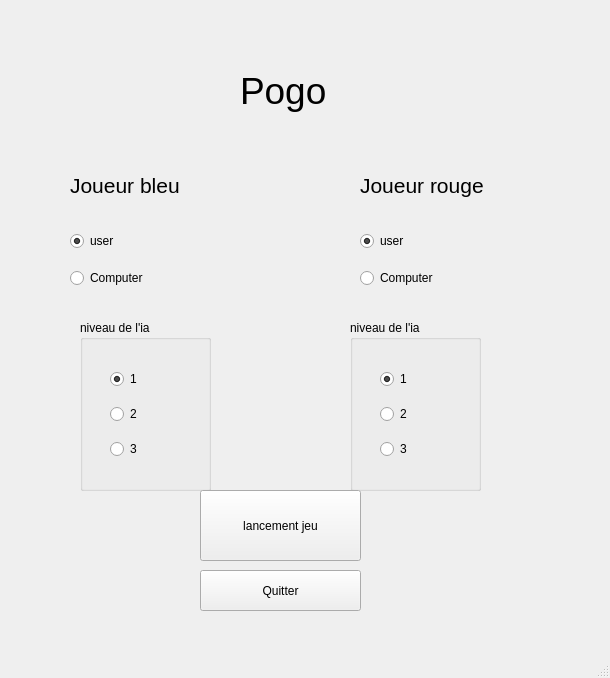
<?xml version="1.0" encoding="UTF-8"?>
<ui version="4.0">
 <class>MainWindow</class>
 <widget class="QMainWindow" name="MainWindow">
  <property name="geometry">
   <rect>
    <x>0</x>
    <y>0</y>
    <width>610</width>
    <height>678</height>
   </rect>
  </property>
  <property name="windowTitle">
   <string>MainWindow</string>
  </property>
  <widget class="QWidget" name="centralwidget">
   <widget class="QLabel" name="label">
    <property name="geometry">
     <rect>
      <x>240</x>
      <y>20</y>
      <width>111</width>
      <height>141</height>
     </rect>
    </property>
    <property name="font">
     <font>
      <pointsize>28</pointsize>
     </font>
    </property>
    <property name="text">
     <string>Pogo</string>
    </property>
   </widget>
   <widget class="QLabel" name="label_2">
    <property name="geometry">
     <rect>
      <x>70</x>
      <y>150</y>
      <width>161</width>
      <height>71</height>
     </rect>
    </property>
    <property name="font">
     <font>
      <pointsize>16</pointsize>
     </font>
    </property>
    <property name="text">
     <string>Joueur bleu</string>
    </property>
   </widget>
   <widget class="QLabel" name="label_3">
    <property name="geometry">
     <rect>
      <x>360</x>
      <y>150</y>
      <width>181</width>
      <height>71</height>
     </rect>
    </property>
    <property name="font">
     <font>
      <pointsize>16</pointsize>
     </font>
    </property>
    <property name="text">
     <string>Joueur rouge</string>
    </property>
   </widget>
   <widget class="QWidget" name="verticalLayoutWidget">
    <property name="geometry">
     <rect>
      <x>70</x>
      <y>220</y>
      <width>160</width>
      <height>80</height>
     </rect>
    </property>
    <layout class="QVBoxLayout" name="verticalLayout">
     <item>
      <widget class="QRadioButton" name="radioButton">
       <property name="text">
        <string>user</string>
       </property>
       <property name="checked">
        <bool>true</bool>
       </property>
      </widget>
     </item>
     <item>
      <widget class="QRadioButton" name="radioButton_2">
       <property name="text">
        <string>Computer</string>
       </property>
       <property name="checked">
        <bool>false</bool>
       </property>
      </widget>
     </item>
    </layout>
   </widget>
   <widget class="QWidget" name="verticalLayoutWidget_2">
    <property name="geometry">
     <rect>
      <x>360</x>
      <y>220</y>
      <width>160</width>
      <height>80</height>
     </rect>
    </property>
    <layout class="QVBoxLayout" name="verticalLayout_2">
     <item>
      <widget class="QRadioButton" name="radioButton_4">
       <property name="text">
        <string>user</string>
       </property>
       <property name="checked">
        <bool>true</bool>
       </property>
      </widget>
     </item>
     <item>
      <widget class="QRadioButton" name="radioButton_3">
       <property name="text">
        <string>Computer</string>
       </property>
       <property name="checked">
        <bool>false</bool>
       </property>
      </widget>
     </item>
    </layout>
   </widget>
   <widget class="QGroupBox" name="groupBox">
    <property name="geometry">
     <rect>
      <x>80</x>
      <y>320</y>
      <width>131</width>
      <height>171</height>
     </rect>
    </property>
    <property name="title">
     <string>niveau de l'ia</string>
    </property>
    <widget class="QWidget" name="verticalLayoutWidget_3">
     <property name="geometry">
      <rect>
       <x>30</x>
       <y>40</y>
       <width>61</width>
       <height>111</height>
      </rect>
     </property>
     <layout class="QVBoxLayout" name="verticalLayout_3">
      <item>
       <widget class="QRadioButton" name="radioButton_5">
        <property name="enabled">
         <bool>true</bool>
        </property>
        <property name="text">
         <string>1</string>
        </property>
        <property name="checked">
         <bool>true</bool>
        </property>
       </widget>
      </item>
      <item>
       <widget class="QRadioButton" name="radioButton_7">
        <property name="enabled">
         <bool>true</bool>
        </property>
        <property name="text">
         <string>2</string>
        </property>
       </widget>
      </item>
      <item>
       <widget class="QRadioButton" name="radioButton_6">
        <property name="enabled">
         <bool>true</bool>
        </property>
        <property name="text">
         <string>3</string>
        </property>
       </widget>
      </item>
     </layout>
    </widget>
   </widget>
   <widget class="QGroupBox" name="groupBox_2">
    <property name="geometry">
     <rect>
      <x>350</x>
      <y>320</y>
      <width>131</width>
      <height>171</height>
     </rect>
    </property>
    <property name="title">
     <string>niveau de l'ia</string>
    </property>
    <widget class="QWidget" name="verticalLayoutWidget_4">
     <property name="geometry">
      <rect>
       <x>30</x>
       <y>40</y>
       <width>61</width>
       <height>111</height>
      </rect>
     </property>
     <layout class="QVBoxLayout" name="verticalLayout_4">
      <item>
       <widget class="QRadioButton" name="radioButton_8">
        <property name="enabled">
         <bool>true</bool>
        </property>
        <property name="text">
         <string>1</string>
        </property>
        <property name="checked">
         <bool>true</bool>
        </property>
       </widget>
      </item>
      <item>
       <widget class="QRadioButton" name="radioButton_9">
        <property name="enabled">
         <bool>true</bool>
        </property>
        <property name="text">
         <string>2</string>
        </property>
       </widget>
      </item>
      <item>
       <widget class="QRadioButton" name="radioButton_10">
        <property name="enabled">
         <bool>true</bool>
        </property>
        <property name="text">
         <string>3</string>
        </property>
       </widget>
      </item>
     </layout>
    </widget>
   </widget>
   <widget class="QPushButton" name="pushButton">
    <property name="geometry">
     <rect>
      <x>200</x>
      <y>490</y>
      <width>161</width>
      <height>71</height>
     </rect>
    </property>
    <property name="text">
     <string>lancement jeu</string>
    </property>
   </widget>
   <widget class="QPushButton" name="pushButton_2">
    <property name="geometry">
     <rect>
      <x>200</x>
      <y>570</y>
      <width>161</width>
      <height>41</height>
     </rect>
    </property>
    <property name="text">
     <string>Quitter</string>
    </property>
   </widget>
  </widget>
  <widget class="QMenuBar" name="menubar">
   <property name="geometry">
    <rect>
     <x>0</x>
     <y>0</y>
     <width>610</width>
     <height>26</height>
    </rect>
   </property>
  </widget>
  <widget class="QStatusBar" name="statusbar"/>
 </widget>
 <resources/>
 <connections/>
</ui>
